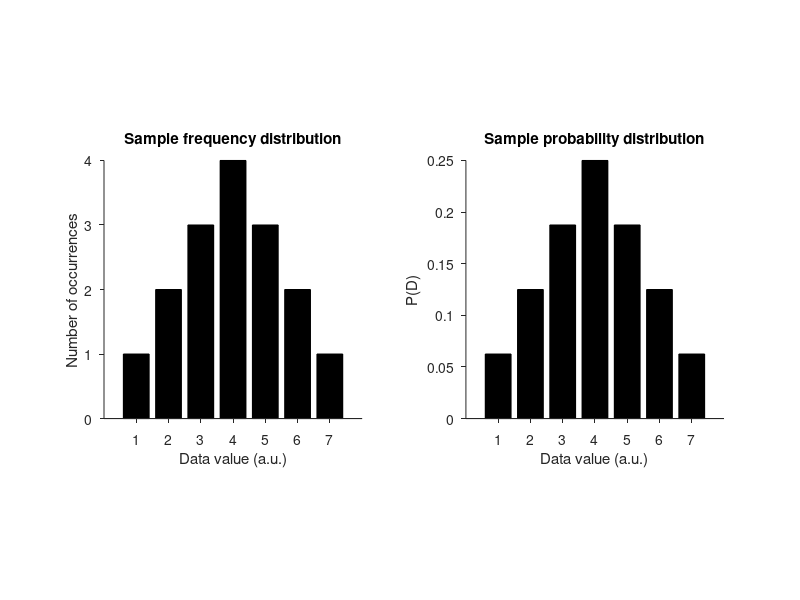
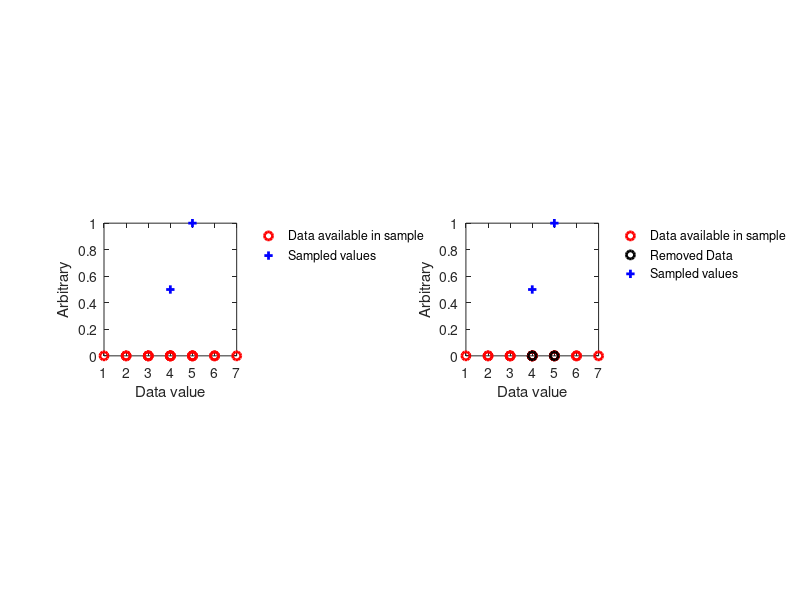

MATLAB code to generate these figures, in order: (Note: this script raises an error after producing the figures.)
%% 07 Probability
%
% This tutorial covers:
% (1) ways to compute probabilities form counts, how to 
% (2) sampling from a small sample
% (3) sampling from a large population
% (4) Conditional probability
% (5) Addtition and multiplication rule
%
% Copyright Franco Pestilli Indiana University Spring 2015 K310

%% Probability from a sample
% Let's take a look at what happens when we draw from a data smaple
S = [1 2 2 3 3 3 4 4 4 4 5 5 5 6 6 7]; % This is our sample
n  = numel(S);

% From counts to probabilities:
%
% Let's compute the probability of each number in the sample.
% We choose the sampling spacing between the bins.
binWidth = 1;
% We make bins that cover the full range fo values in P and are sampled at
% the resolution we decided using binWidth.
bins = min(S):binWidth:max(S); 

% We use histogram to compute the shape of the distribution empirically from P
[y,x] = hist(S,bins);

% First we show this distribution which counts the occurrences of data
% in each bin
figure('name','Sample distribution','color','w')
subplot(1,2,1);
bar(x,y,'k')
title('Sample frequency distribution')
set(gca,'tickdir','out', 'box','off')
ylabel('Number of occurrences')
xlabel('Data value (a.u.)')
axis square

% Next, we trasform the distribution in probabilities. This is done by
% diving the counts by the total number of data points (N) and by
% accounting for the type of bins we used for computing the counts.
prob = y / n * binWidth;

subplot(1,2,2);
bar(x,prob,'k')
title('Sample probability distribution')
set(gca,'tickdir','out', 'box','off')
ylabel('P(D)')
xlabel('Data value (a.u.)')
axis square

%% Drawing from a sample
% (1) Drawing with replacement
% We will first draw a sample of 2 data points from the sample S the
% draw will be perfomed with replacement.
n = 2;
replacement = true; % Read more about true: "help true"
sample1 = randsample(S,n,replacement);

% We plot the sample on top of the distribution.
figure('name','Sample')
subplot(1,2,1)
plot(S,zeros(size(S)),'ro','linewidth',2)
hold on 
y = 0.5*linspace(1,size(sample1,2),size(sample1,2)); % We prepare a y that changes incremetally 
plot(sample1,y,'b+','linewidth',2)
ylabel('Arbitrary')
xlabel('Data value')
axis square
legend({'Data available in sample','Sampled values'},'box','off','location','northeastoutside')

% (2) Drawing without replacement
% Next we will draw 10 data points without replacement
replacement = false; % Read more about false: "help false"
sample2 = randsample(S,n,replacement);

% We make a plot.
subplot(1,2,2)
plot(S,zeros(size(S)),'ro','linewidth',2)
hold on 
plot(sample2,zeros(size(sample2)),'ko','linewidth',2)
y = 0.5*linspace(1,size(sample2,2),size(sample2,2)); % We prepare a y that changes incremetally 
plot(sample2,y,'b+','linewidth',2)
ylabel('Arbitrary')
xlabel('Data value')
axis square
legend({'Data available in sample','Removed Data','Sampled values'},'box','off','location','northeastoutside')

%% Conditional probability (Dependence)
% Dependence: What is the probability of drawing a 2 after drawing a 1?
S = [1 2 3 4 5];

% Let's compute the probabilities of drawing each number
[y,x] = hist(S,S);
p = y/length(S);

% Now we draw twice.
% First we draw '1' then we compute the probability of drawing 2.
S = S(2:end);

% Let's compute the probabilities of drawing each number
[y,x] = hist(S,S);
p = y/length(S);
P(2)

%% Dependence AND: What is the probability of drawing a 2 AND 1?
S = [1 2 3 4 5];

% Let's compute the probabilities of drawing each number
[y,x] = hist(S,S);
p = y/length(S);
p2 = p(2); % Probability of 2

% First we draw '2' then we compute the probability of drawing 1.
S = S([1 3:5]);
[y,x] = hist(S,S);
p = y/length(S);

prob = p2 * p(1)

%% Dependence XOR: What is the probability of drawing a 2 OR 1?
S = [1 2 3 4 5];

% Let's compute the probabilities of drawing each number
[y,x] = hist(S,S);
p = y/length(S);

% We use the summation rule, the two events are mutually exclusive
prob = p(2) + p(1)

%% Independent OR: What is the probability of drawing a 2 AND 1?
S = [1 2 3 4 5];

% Let's compute the probabilities of drawing each number
[y,x] = hist(S,S);
p = y/length(S);

% We use the multiplication rule, the two events are independet
prob = p(2) * p(1)

%% Dealing with a large population.
% Here after we will generate a population of data to use later to cumpute
% probabilities.

N  = 10000;
mu = 100; % Mean fo the population
sd = 10; % Standard deviation of the population
P  = mu + sd * randn(N,1);

% Let's compute the histogram of the population and trasform the population
% into a probability distribution.

% We choose the sampling spacing between the bins.
binWidth = .5;
% We make bins that cover the full range fo values in P and are sampled at
% the resolution we decided using binWidth.
bins = min(P):binWidth:max(P); 

% We use histogram to compute the shape of the distribution empirically from P
[Y,X] = hist(P,bins);

% First we show this distribution which counts the occurrences of data
% in each bin
figure('name','Population distribution','color','w')
subplot(1,2,1);
bar(X,Y)
title('Population frequency distribution')
set(gca,'tickdir','out', 'box','off')
ylabel('Number of occurrences')
xlabel('Data value (a.u.)')
axis square

% Next, we trasform the distribution in probabilities. This is done by
% diving the counts by the total number of data points (N) and by
% accounting for the type of bins we used for computing the counts.
PROB = Y / (N * binWidth);

subplot(1,2,2);
bar(X,PROB,'k')
title('Population probability distribution')
set(gca,'tickdir','out', 'box','off')
ylabel('P(D)')
xlabel('Data value (a.u.)')
axis square

% Drawing from a population
% Finally we will now draw from a full population using the same methods
% introduced above. This will be helpful later on to test hypotheses
% statistically.
%
% (1) Drawing with replacement
% We will first draw a sample of 10 data points from the population P the
% draw will be perfomed with replacement.
n = 10;
replacement = true; % Read more about true: "help true"
sample1 = randsample(P,n,replacement);

% We plot the sample on top of the distribution.
subplot(1,2,1)
hold on  % Please not one 'hold on' per plot, is this necessary
plot(sample1,zeros(size(sample1)),'ro')
subplot(1,2,2)
hold on  % Please not one 'hold on' per plot, is this necessary
plot(sample1,zeros(size(sample1)),'ro')

% (2) Drawing without replacement
% Next we will draw 10 data points without replacement
replacement = false; % Read more about false: "help false"
sample2 = randsample(P,n,replacement);

% We make a plot.
subplot(1,2,1)
hold on  % Please not one 'hold on' per plot, is this necessary
plot(sample2,zeros(size(sample2)),'b+');
subplot(1,2,2)
hold on  % Please not one 'hold on' per plot, is this necessary
plot(sample2,zeros(size(sample2)),'b+');
